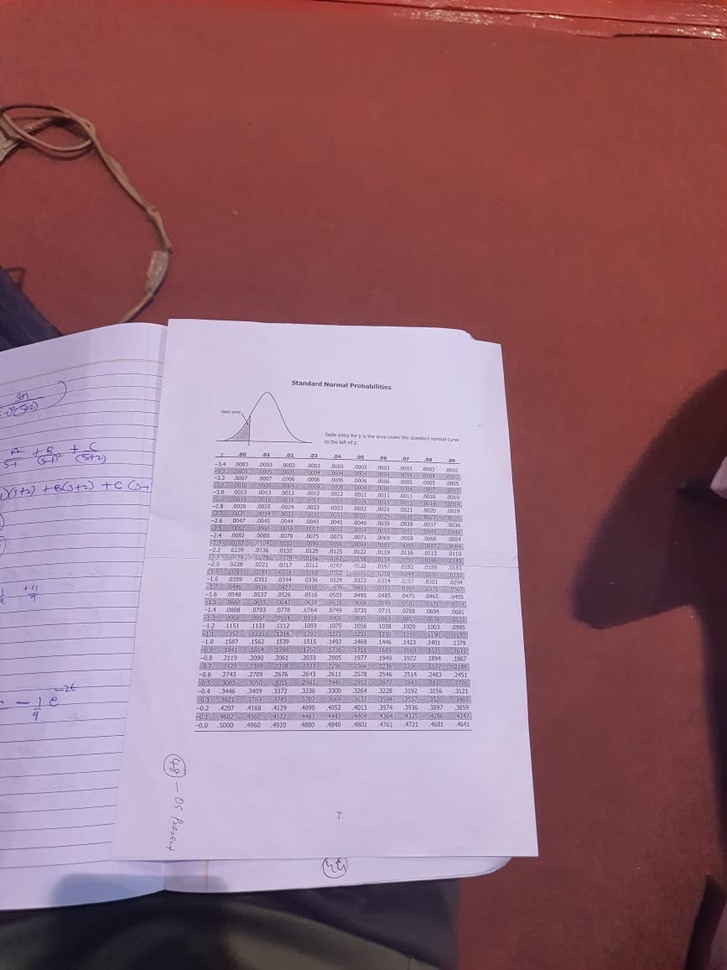
#> input picture Images1/table.jpeg, 727 x 970 px, shrunk from 867 x 1156 before the run, found by its file name
$ python finalTry.py
#> lines starting #> are read from the running program, lines starting #| are printed output that depends on the picture; after the words box and inside, x2 and y2 are one past the last pixel; in counts of white or black regions, pixels touching at a corner belong together
#use openCV to get only text from image and crop it accordingly

import cv2

img = cv2.imread('images/table.jpeg')
#> img is the input picture: shape (970, 727, 3); mean B, G, R 122.5, 109.9, 150.1

#convert the image to grayscale
gray = cv2.cvtColor(img, cv2.COLOR_BGR2GRAY)
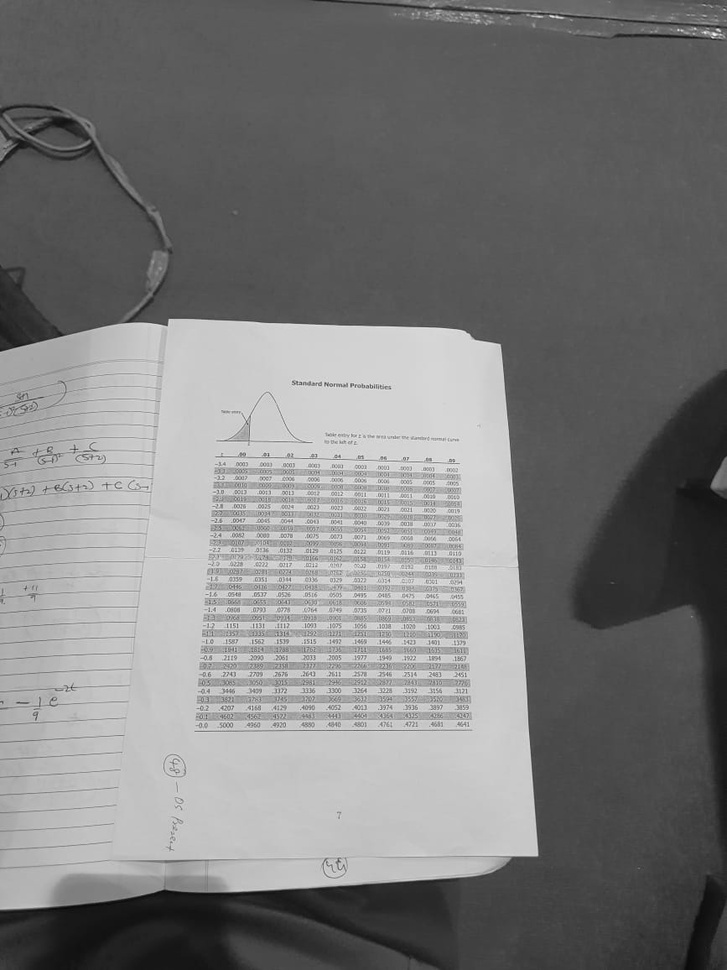
#> gray: shape (970, 727); min 9, max 248, mean 123.4
cv2.imwrite('Output/testOut_grayScale.jpg', gray)

#threshold the image to get only black and white
ret,thresh = cv2.threshold(gray,127,255,cv2.THRESH_BINARY)
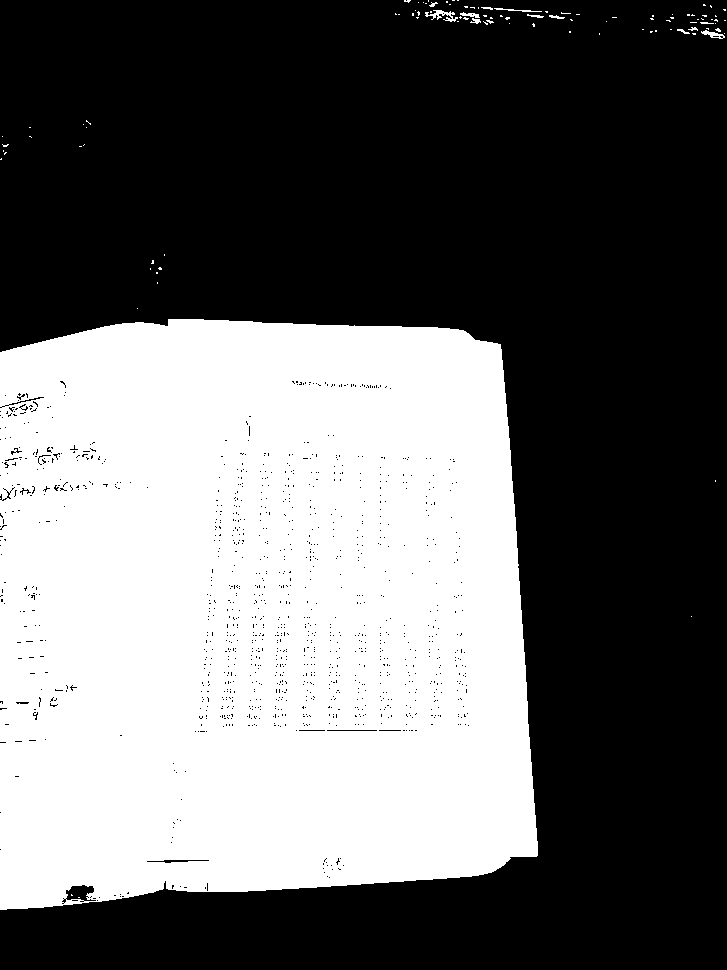
#> thresh: shape (970, 727); 41.2% white; 102 white regions (89 under 20 px), largest, box (x1, y1, x2, y2) and area: (0, 319, 538, 910) 289205, (425, 10, 458, 22) 165, (701, 30, 725, 39) 93
cv2.imwrite('Output/testOut_tresh.jpg', thresh)
